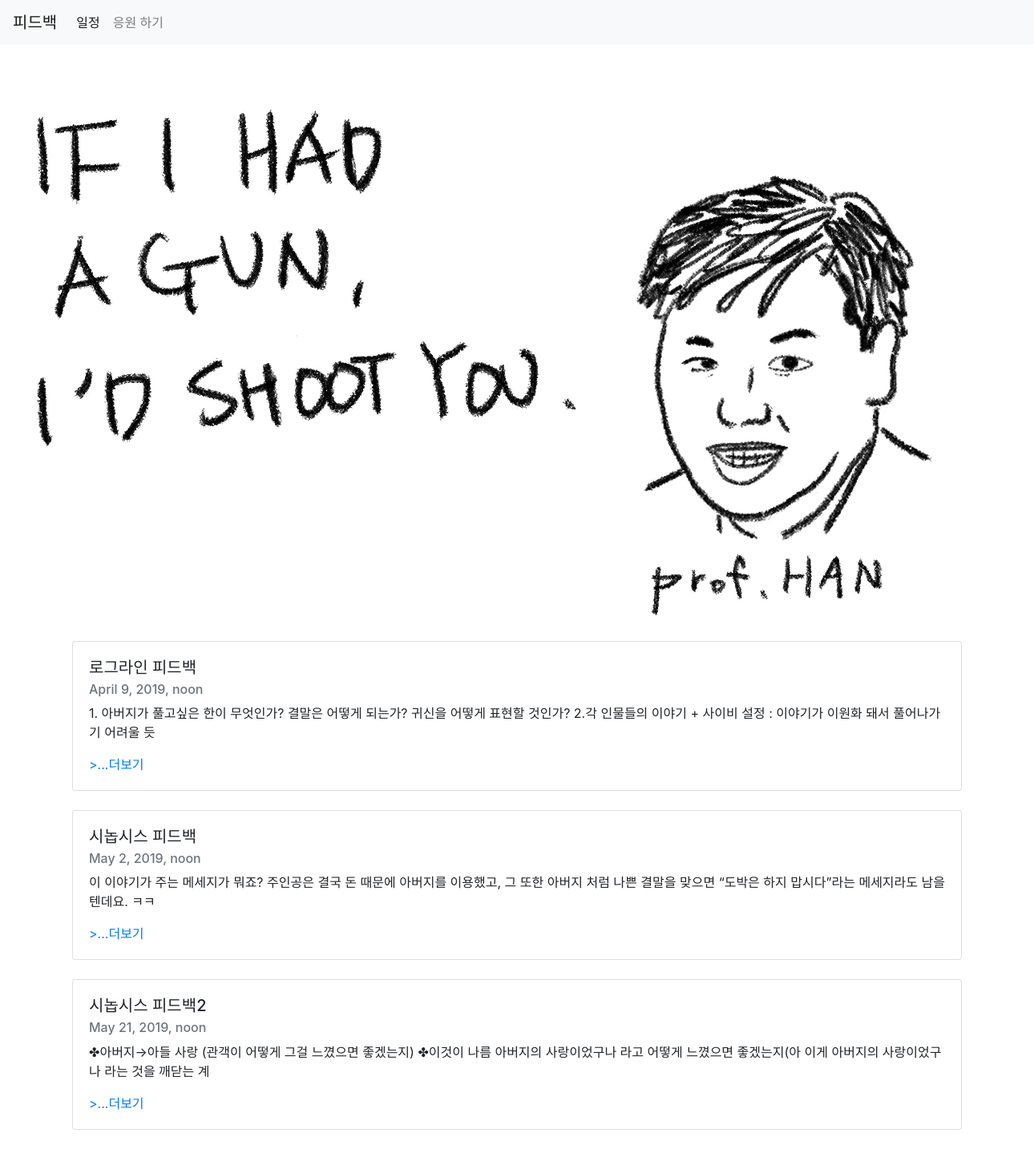
The page / on the database its author committed.
### blogapp/models.py (models this page shows, shortened)
class Blog(models.Model):
    title = models.CharField(max_length = 200)
    pub_date = models.DateTimeField('date published')
    body = models.TextField()
    def summary(self):
        return self.body[:100]

### blogapp/views.py (the view)
# urls.py: path('', blogapp.views.home, name = "home"),
def home(request):
    blogs = Blog.objects #queryset
    return render(request, 'home.html', {'blogs' : blogs})

### blogapp/templates/home.html (shortened to what this page needs)
<head>
    <link rel="stylesheet" href="https://stackpath.bootstrapcdn.com/bootstrap/4.3.1/css/bootstrap.min.css">
</head>
<body>
        <nav class="navbar navbar-expand-lg navbar-light bg-light">
                <a class="navbar-brand" href="{%url 'home'%}">피드백</a>
                <div class="collapse navbar-collapse" id="navbarSupportedContent">
                  <ul class="navbar-nav mr-auto">
                    <li class="nav-item active">
                      <a class="nav-link" href="{%url 'home'%}">일정<span class="sr-only">(current)</span></a>
                    </li>
                    <li class="nav-item">
                      <a class="nav-link" href="{%url 'cheer'%}">응원 하기</a>
                    </li>
                </div>
              </nav>
    <br>
    <img src = "profhdj.jpg">
    {% for blog in blogs.all %}
        <div class="container">
        <div class="card">
            <div class="card-body">
                <h5 class="card-title">{{blog.title}}</h5>
                <h6 class="card-subtitle mb-2 text-muted">{{blog.pub_date}}</h6>
                <p class="card-text">{{blog.summary}}</p>
                <a href="{%url 'detail' blog.id%}" class="card-link">>...더보기</a>
            </div>
            </div>
            <br>
        </div>
    {%endfor%}
</body>

### rows shown on the page
Blog: title "로그라인 피드백", pub_date "April 9, 2019, noon", summary "1. 아버지가 풀고싶은 한이 무엇인가? 결말은 어떻게 되는가? 귀신을 어떻게 표현할 것인가? 2.각 인물들의 이야기 + 사이비 설정 : 이야기가 이원화 돼서 풀어나가기 어려울 듯"
Blog: title "시놉시스 피드백", pub_date "May 2, 2019, noon", summary "이 이야기가 주는 메세지가 뭐죠? 주인공은 결국 돈 때문에 아버지를 이용했고, 그 또한 아버지 처럼 나쁜 결말을 맞으면 “도박은 하지 맙시다”라는 메세지라도 남을 텐데요. ㅋㅋ"
Blog: title "시놉시스 피드백2", pub_date "May 21, 2019, noon", summary "✤아버지→아들 사랑 (관객이 어떻게 그걸 느꼈으면 좋겠는지) ✤이것이 나름 아버지의 사랑이었구나 라고 어떻게 느꼈으면 좋겠는지(아 이게 아버지의 사랑이었구나 라는 것을 깨닫는 계"
